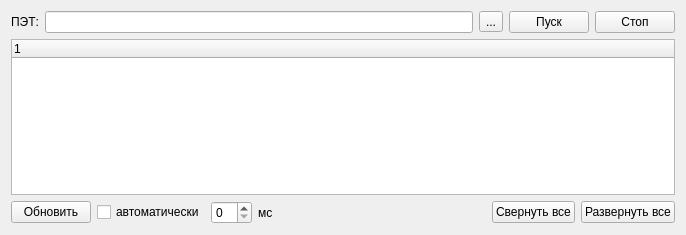
<?xml version="1.0" encoding="UTF-8"?>
<ui version="4.0">
 <class>Scan_control</class>
 <widget class="QWidget" name="Scan_control">
  <property name="geometry">
   <rect>
    <x>0</x>
    <y>0</y>
    <width>686</width>
    <height>235</height>
   </rect>
  </property>
  <property name="windowTitle">
   <string>Form</string>
  </property>
  <layout class="QVBoxLayout" name="verticalLayout_2">
   <item>
    <layout class="QHBoxLayout" name="horizontalLayout">
     <item>
      <widget class="QLabel" name="label">
       <property name="text">
        <string>ПЭТ:</string>
       </property>
      </widget>
     </item>
     <item>
      <widget class="QLineEdit" name="le_device"/>
     </item>
     <item>
      <widget class="QToolButton" name="btn_refresh">
       <property name="text">
        <string>...</string>
       </property>
      </widget>
     </item>
     <item>
      <widget class="QPushButton" name="btn_start">
       <property name="text">
        <string>Пуск</string>
       </property>
      </widget>
     </item>
     <item>
      <widget class="QPushButton" name="btn_stop">
       <property name="text">
        <string>Стоп</string>
       </property>
      </widget>
     </item>
    </layout>
   </item>
   <item>
    <widget class="QTreeWidget" name="tw_state_pet">
     <column>
      <property name="text">
       <string notr="true">1</string>
      </property>
     </column>
    </widget>
   </item>
   <item>
    <layout class="QHBoxLayout" name="horizontalLayout_3">
     <item>
      <widget class="QPushButton" name="btn_refresh_state">
       <property name="text">
        <string>Обновить</string>
       </property>
      </widget>
     </item>
     <item>
      <widget class="QCheckBox" name="cb_auto_refresh_state">
       <property name="text">
        <string>автоматически</string>
       </property>
      </widget>
     </item>
     <item>
      <widget class="QSpinBox" name="sb_interval_auto_state"/>
     </item>
     <item>
      <widget class="QLabel" name="label_2">
       <property name="text">
        <string>мс</string>
       </property>
      </widget>
     </item>
     <item>
      <spacer name="horizontalSpacer">
       <property name="orientation">
        <enum>Qt::Horizontal</enum>
       </property>
       <property name="sizeHint" stdset="0">
        <size>
         <width>40</width>
         <height>20</height>
        </size>
       </property>
      </spacer>
     </item>
     <item>
      <widget class="QPushButton" name="btn_collapsed_all">
       <property name="text">
        <string>Свернуть все</string>
       </property>
      </widget>
     </item>
     <item>
      <widget class="QPushButton" name="btn_expanding_all">
       <property name="text">
        <string>Развернуть все</string>
       </property>
      </widget>
     </item>
    </layout>
   </item>
  </layout>
 </widget>
 <resources/>
 <connections/>
</ui>
